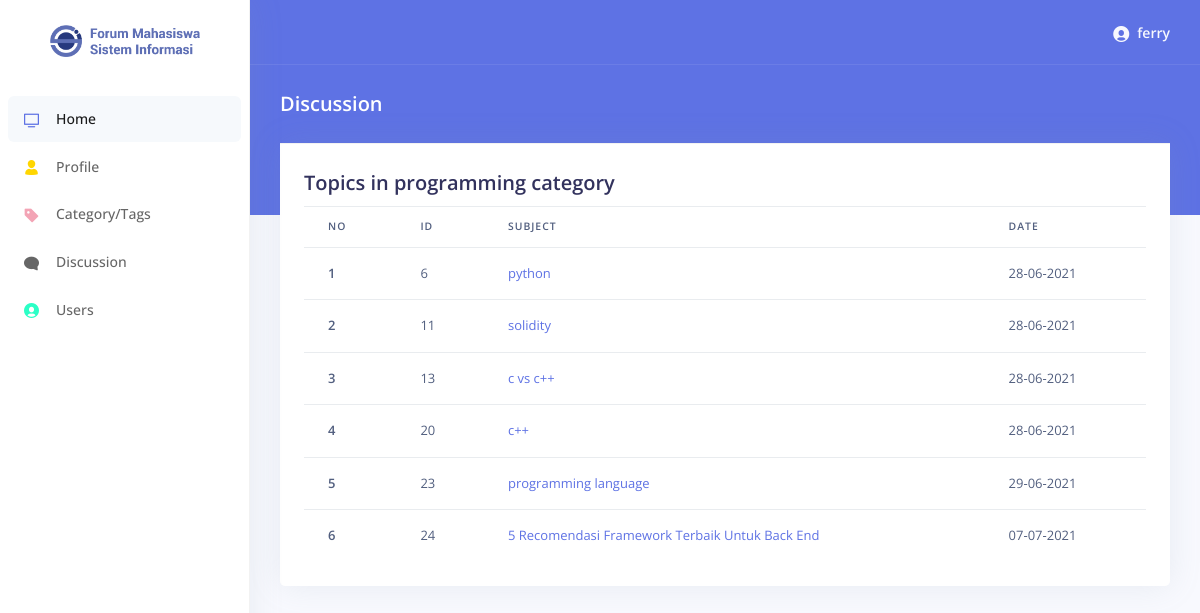
/examples/topicCategory.php?id=4 (signed in), run on the app's committed database.
### tables this page shows
CREATE TABLE `categories` (
  `cat_id` int(8) NOT NULL,
  `cat_name` varchar(255) NOT NULL,
  `cat_description` varchar(255) NOT NULL
);

CREATE TABLE `topics` (
  `topic_id` int(8) NOT NULL,
  `topic_subject` varchar(255) NOT NULL,
  `topic_date` datetime NOT NULL,
  `topic_cat` int(8) NOT NULL,
  `topic_by` int(8) NOT NULL
);

### examples/topicCategory.php (the view, shortened to what this page needs)
<?php
$name = $_SESSION['name'];
include "koneksi.php";
?>
<?php include("../includes/header.php") ?>
<body>
  <?php include("../includes/navbar.php") ?>
  <div class="main-content" id="panel">
    <?php include("../includes/top_nav.php") ?>
    <div class="header bg-primary pb-6">
      <div class="container-fluid">
        <div class="header-body">
          <div class="row align-items-center py-4">
            <div class="col-lg-6 col-7">
              <h6 class="h2 text-white d-inline-block mb-0">Discussion</h6>
            </div>
          </div>
        </div>
      </div>
    </div>
    <div class="container-fluid mt--6">
      <div class="row">
        <div class="col">
          <div class="card">
            <div class="card-footer py-4">
              <?php
              $sql = "SELECT
                      cat_id,
                      cat_name,
                      cat_description
                      FROM
                      categories
                      WHERE
                      cat_id = " . mysqli_real_escape_string($connect, $_GET['id']);
              $result = mysqli_query($connect, $sql);
              if (!$result) {
                echo 'The category could not be displayed, please try again later.' . mysqli_error($connect);
              } else {
                if (mysqli_num_rows($result) == 0) {
                  echo 'This category does not exist.';
                } else {
                  while ($row = mysqli_fetch_assoc($result)) {
                    echo '<h2>Topics in ' . $row['cat_name'] . ' category</h2>';
                  }
              ?>
              <?php
                  $sql = "SELECT
                              topic_id,
                              topic_subject,
                              topic_date,
                              topic_cat
                          FROM
                              topics
                          WHERE
                              topic_cat = " . mysqli_real_escape_string($connect, $_GET['id']);
                  $result = mysqli_query($connect, $sql);
                }
              }
              ?>
              <?php if (mysqli_num_rows($result) > 0) : ?>
              <?php $i = 0; ?>
              <table class="table table-hover">
                <thead>
                  <tr>
                    <th scope="col">No</th>
                    <th scope="col">Id</th>
                    <th scope="col">Subject</th>
                    <th scope="col">Date</th>
                  </tr>
                </thead>
                <tbody>
                  <?php while ($row = mysqli_fetch_assoc($result)) : ?>
                  <tr>
                    <th scope="row"><?= $i + 1; ?></th>
                    <td><?= $row["topic_id"] ?></td>
                    <td><a href="topic.php?id=<?= $row["topic_id"] ?>"><?= $row["topic_subject"] ?></a></td>
                    <td><?= date('d-m-Y', strtotime($row['topic_date'])) ?></td>
                  </tr>
                  <?php $i++; ?>
                  <?php endwhile; ?>
                </tbody>
              </table>
              <?php endif; ?>
            </div>
          </div>
        </div>
      </div>
    </div>
  </div>
</body>
</html>

### includes/header.php (shortened to what this page needs)
<!DOCTYPE html>
<html>
<head>
  <link rel="stylesheet" href="../assets/vendor/nucleo/css/nucleo.css" type="text/css">
  <link rel="stylesheet" href="../assets/vendor/@fortawesome/fontawesome-free/css/all.min.css" type="text/css">
  <link rel="stylesheet" href="../assets/css/argon.css?v=1.2.0" type="text/css">
</head>

### includes/navbar.php
<nav class="sidenav navbar navbar-vertical  fixed-left  navbar-expand-xs navbar-light bg-white" id="sidenav-main">
  <div class="scrollbar-inner">
    <div class="sidenav-header  align-items-center">
      <a class="navbar-brand" href="javascript:void(0)">
        <img src="../assets/img/brand/blue2.png" class="navbar-brand-img" alt="...">
      </a>
    </div>
    <div class="navbar-inner">
      <div class="collapse navbar-collapse" id="sidenav-collapse-main">
        <ul class="navbar-nav">
          <li class="nav-item">
            <a class="nav-link active" href="dashboard.php">
              <i class="ni ni-tv-2 text-primary"></i>
              <span class="nav-link-text">Home</span>
            </a>
          </li>
          <li class="nav-item">
            <a class="nav-link" href="profile.php">
              <i class="ni ni-single-02 text-yellow"></i>
              <span class="nav-link-text">Profile</span>
            </a>
          </li>
          <li class="nav-item">
            <a class="nav-link" href="category.php">
              <i class="ni ni-tag text-pink"></i>
              <span class="nav-link-text">Category/Tags</span>
            </a>
          </li>
          <li class="nav-item">
            <a class="nav-link" href="discussion.php">
              <i class="ni ni-chat-round text-pinkt"></i>
              <span class="nav-link-text">Discussion</span>
            </a>
          </li>
          <li class="nav-item">
            <a class="nav-link" href="users.php">
              <i class="ni ni-circle-08 text-cyan"></i>
              <span class="nav-link-text">Users</span>
            </a>
          </li>
        </ul>
      </div>
    </div>
  </div>
</nav>

### includes/top_nav.php (shortened to what this page needs)
<nav class="navbar navbar-top navbar-expand navbar-dark bg-primary border-bottom">
  <div class="container-fluid">
    <div class="collapse navbar-collapse" id="navbarSupportedContent">
      <ul class="navbar-nav align-items-center  ml-auto ml-md-0 ">
        <li class="nav-item dropdown">
          <a class="nav-link pr-0" href="#" role="button" data-toggle="dropdown" aria-haspopup="true"
            aria-expanded="false">
            <div class="media align-items-center">
              <i class="ni ni-circle-08"></i>
              <div class="media-body  ml-2  d-none d-lg-block">
                <span class="mb-0 text-sm  font-weight-bold"><?php echo $name ?></span>
              </div>
            </div>
          </a>
        </li>
      </ul>
    </div>
  </div>
</nav>

### data on the page
categories: cat_name "programming"
topics: topic_id "6", topic_subject "python", topic_date "28-06-2021"
topics: topic_id "11", topic_subject "solidity", topic_date "28-06-2021"
topics: topic_id "13", topic_subject "c vs c++", topic_date "28-06-2021"
topics: topic_id "20", topic_subject "c++", topic_date "28-06-2021"
topics: topic_id "23", topic_subject "programming language", topic_date "29-06-2021"
topics: topic_id "24", topic_subject "5 Recomendasi Framework Terbaik Untuk Back End", topic_date "07-07-2021"

### other printed values
$name "ferry"
